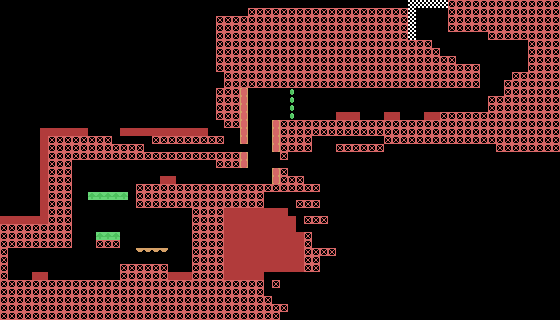

A level layout from a 2D game, rendered from its tile map. Below: a short description, then the map file with its tile-grid data intact:
An orthogonal 70x40 tile map with 8x8 px tiles, 1 tile layer (BackGround) and 1 object (PlayerSpawner).

<map version="1.10" tiledversion="1.11.2" orientation="orthogonal" renderorder="right-down" width="70" height="40" tilewidth="8" tileheight="8" infinite="0" nextlayerid="6" nextobjectid="3">
 <editorsettings>
  <export target="../Data/goodOne.csv" format="csv" />
 </editorsettings>
 <tileset firstgid="1" source="worldTexture.tsx" />
 <layer id="1" name="BackGround" class="Collision Tile Layer" width="70" height="40">
  <data encoding="csv">
0,0,0,0,0,0,0,0,0,0,0,0,0,0,0,0,0,0,0,0,0,0,0,0,0,0,0,0,0,0,0,0,0,0,0,0,0,0,0,0,0,0,0,0,0,0,0,0,0,0,0,16,16,16,16,16,12,12,12,12,12,12,12,12,12,12,12,12,12,12,
0,0,0,0,0,0,0,0,0,0,0,0,0,0,0,0,0,0,0,0,0,0,0,0,0,0,0,0,0,0,0,12,12,12,12,12,12,12,12,12,12,12,12,12,12,12,12,12,12,12,12,16,0,0,0,0,12,12,12,12,12,12,12,12,12,12,12,12,12,12,
0,0,0,0,0,0,0,0,0,0,0,0,0,0,0,0,0,0,0,0,0,0,0,0,0,0,0,12,12,12,12,12,12,12,12,12,12,12,12,12,12,12,12,12,12,12,12,12,12,12,12,16,0,0,0,0,12,12,12,12,12,12,12,12,12,12,12,12,12,12,
0,0,0,0,0,0,0,0,0,0,0,0,0,0,0,0,0,0,0,0,0,0,0,0,0,0,0,12,12,12,12,12,12,12,12,12,12,12,12,12,12,12,12,12,12,12,12,12,12,12,12,16,0,0,0,0,12,12,12,12,12,12,12,12,12,12,12,12,12,12,
0,0,0,0,0,0,0,0,0,0,0,0,0,0,0,0,0,0,0,0,0,0,0,0,0,0,0,12,12,12,12,12,12,12,12,12,12,12,12,12,12,12,12,12,12,12,12,12,12,12,12,16,0,0,0,0,0,0,0,0,0,12,12,12,12,12,12,12,12,12,
0,0,0,0,0,0,0,0,0,0,0,0,0,0,0,0,0,0,0,0,0,0,0,0,0,0,0,12,12,12,12,12,12,12,12,12,12,12,12,12,12,12,12,12,12,12,12,12,12,12,12,12,12,12,0,0,0,0,0,0,0,0,0,0,0,0,12,12,12,12,
0,0,0,0,0,0,0,0,0,0,0,0,0,0,0,0,0,0,0,0,0,0,0,0,0,0,0,12,12,12,12,12,12,12,12,12,12,12,12,12,12,12,12,12,12,12,12,12,12,12,12,12,12,12,12,0,0,0,0,0,0,0,0,0,0,0,12,12,12,12,
0,0,0,0,0,0,0,0,0,0,0,0,0,0,0,0,0,0,0,0,0,0,0,0,0,0,0,12,12,12,12,12,12,12,12,12,12,12,12,12,12,12,12,12,12,12,12,12,12,12,12,12,12,12,12,12,12,0,0,0,0,0,0,0,0,0,12,12,12,12,
0,0,0,0,0,0,0,0,0,0,0,0,0,0,0,0,0,0,0,0,0,0,0,0,0,0,0,12,12,12,12,12,12,12,12,12,12,12,12,12,12,12,12,12,12,12,12,12,12,12,12,12,12,12,12,12,12,12,12,12,0,0,0,0,0,0,12,12,12,12,
0,0,0,0,0,0,0,0,0,0,0,0,0,0,0,0,0,0,0,0,0,0,0,0,0,0,0,0,12,12,12,12,12,12,12,12,12,12,12,12,12,12,12,12,12,12,12,12,12,12,12,12,12,12,12,12,12,12,12,12,0,0,0,0,12,12,12,12,12,12,
0,0,0,0,0,0,0,0,0,0,0,0,0,0,0,0,0,0,0,0,0,0,0,0,0,0,0,0,12,12,12,12,12,12,12,12,12,12,12,12,12,12,12,12,12,12,12,12,12,12,12,12,12,12,12,12,12,12,12,12,0,0,0,12,12,12,12,12,12,12,
0,0,0,0,0,0,0,0,0,0,0,0,0,0,0,0,0,0,0,0,0,0,0,0,0,0,0,12,12,12,2,0,0,0,0,0,18,0,0,0,0,0,0,0,0,0,0,0,0,0,0,0,0,0,0,0,0,0,0,0,0,0,0,12,12,12,12,12,12,12,
0,0,0,0,0,0,0,0,0,0,0,0,0,0,0,0,0,0,0,0,0,0,0,0,0,0,0,12,12,12,2,0,0,0,0,0,18,0,0,0,0,0,0,0,0,0,0,0,0,0,0,0,0,0,0,0,0,0,0,0,0,12,12,12,12,12,12,12,12,12,
0,0,0,0,0,0,0,0,0,0,0,0,0,0,0,0,0,0,0,0,0,0,0,0,0,0,0,12,12,12,2,0,0,0,0,0,18,0,0,0,0,0,0,0,0,0,0,0,0,0,0,0,0,0,0,0,0,0,0,0,0,12,12,12,12,12,12,12,12,12,
0,0,0,0,0,0,0,0,0,0,0,0,0,0,0,0,0,0,0,0,0,0,0,0,0,0,0,12,12,12,2,0,0,0,0,0,18,0,0,0,0,0,19,19,19,0,0,0,19,19,0,0,0,19,19,12,12,12,12,12,12,12,12,12,12,12,12,12,12,12,
0,0,0,0,0,0,0,0,0,0,0,0,0,0,0,0,0,0,0,0,0,0,0,0,0,0,0,0,12,12,2,0,0,0,2,12,12,12,12,12,12,12,12,12,12,12,12,12,12,12,12,12,12,12,12,12,12,12,12,12,12,12,12,12,12,12,12,12,12,12,
0,0,0,0,0,19,19,19,19,19,19,0,0,0,0,19,19,19,19,19,19,19,19,19,19,19,0,0,0,0,2,0,0,0,2,12,12,12,12,12,12,12,12,12,12,12,12,12,12,12,12,12,12,12,12,12,12,12,12,12,12,12,12,12,12,12,12,12,12,12,
0,0,0,0,0,19,12,12,12,12,12,12,12,12,0,0,0,0,0,12,12,12,12,12,12,12,12,12,0,0,2,0,0,0,2,12,12,12,12,0,0,0,0,0,0,0,0,0,12,12,12,12,12,12,12,12,12,12,12,12,12,12,12,12,12,12,12,12,12,12,
0,0,0,0,0,19,12,12,12,12,12,12,12,12,12,12,12,12,0,0,0,0,0,0,0,0,0,0,0,0,0,0,0,0,2,12,12,12,12,0,0,0,12,12,12,12,12,12,0,0,0,0,0,0,0,0,0,0,0,0,0,0,12,12,12,12,12,12,12,12,
0,0,0,0,0,19,12,12,12,12,12,12,12,12,12,12,12,12,12,12,12,12,12,12,12,12,12,12,12,12,2,0,0,0,0,12,0,0,0,0,0,0,0,0,0,0,0,0,0,0,0,0,0,0,0,0,0,0,0,0,0,0,0,0,0,0,0,0,0,0,
0,0,0,0,0,19,12,12,12,0,0,0,0,0,0,0,0,0,0,0,0,0,0,0,0,0,0,12,12,12,2,0,0,0,0,0,0,0,0,0,0,0,0,0,0,0,0,0,0,0,0,0,0,0,0,0,0,0,0,0,0,0,0,0,0,0,0,0,0,0,
0,0,0,0,0,19,12,12,12,0,0,0,0,0,0,0,0,0,0,0,0,0,0,0,0,0,0,0,0,0,0,0,0,0,2,12,0,0,0,0,0,0,0,0,0,0,0,0,0,0,0,0,0,0,0,0,0,0,0,0,0,0,0,0,0,0,0,0,0,0,
0,0,0,0,0,19,12,12,12,0,0,0,0,0,0,0,0,0,0,0,19,19,0,0,0,0,0,0,0,0,0,0,0,0,2,12,12,12,0,0,0,0,0,0,0,0,0,0,0,0,0,0,0,0,0,0,0,0,0,0,0,0,0,0,0,0,0,0,0,0,
0,0,0,0,0,19,12,12,12,0,0,0,0,0,0,0,0,12,12,12,12,12,12,12,12,12,12,12,12,12,12,12,12,12,12,12,12,12,12,12,0,0,0,0,0,0,0,0,0,0,0,0,0,0,0,0,0,0,0,0,0,0,0,0,0,0,0,0,0,0,
0,0,0,0,0,19,12,12,12,0,0,9,9,9,9,9,0,12,12,12,12,12,12,12,12,12,12,12,12,12,12,12,12,0,0,0,0,0,0,0,0,0,0,0,0,0,0,0,0,0,0,0,0,0,0,0,0,0,0,0,0,0,0,0,0,0,0,0,0,0,
0,0,0,0,0,19,12,12,12,0,0,0,0,0,0,0,0,12,12,12,12,12,12,12,12,12,12,12,12,12,12,12,12,0,0,0,0,12,12,12,0,0,0,0,0,0,0,0,0,0,0,0,0,0,0,0,0,0,0,0,0,0,0,0,0,0,0,0,0,0,
0,0,0,0,0,19,12,12,12,0,0,0,0,0,0,0,0,0,0,0,0,0,0,0,12,12,12,12,19,19,19,19,19,19,19,19,0,0,0,0,0,0,0,0,0,0,0,0,0,0,0,0,0,0,0,0,0,0,0,0,0,0,0,0,0,0,0,0,0,0,
19,19,19,19,19,19,12,12,12,0,0,0,0,0,0,0,0,0,0,0,0,0,0,0,12,12,12,12,19,19,19,19,19,19,19,19,19,0,12,12,12,0,0,0,0,0,0,0,0,0,0,0,0,0,0,0,0,0,0,0,0,0,0,0,0,0,0,0,0,0,
12,12,12,12,12,12,12,12,12,0,0,0,0,0,0,0,0,0,0,0,0,0,0,0,12,12,12,12,19,19,19,19,19,19,19,19,19,0,0,0,0,0,0,0,0,0,0,0,0,0,0,0,0,0,0,0,0,0,0,0,0,0,0,0,0,0,0,0,0,0,
12,12,12,12,12,12,12,12,12,0,0,0,9,9,9,0,0,0,0,0,0,0,0,0,12,12,12,12,19,19,19,19,19,19,19,19,19,19,12,0,0,0,0,0,0,0,0,0,0,0,0,0,0,0,0,0,0,0,0,0,0,0,0,0,0,0,0,0,0,0,
12,12,12,12,12,12,12,12,12,0,0,0,12,12,12,0,0,0,0,0,0,0,0,0,12,12,12,12,19,19,19,19,19,19,19,19,19,19,12,0,0,0,0,0,0,0,0,0,0,0,0,0,0,0,0,0,0,0,0,0,0,0,0,0,0,0,0,0,0,0,
12,0,0,0,0,0,0,0,0,0,0,0,0,0,0,0,0,13,13,13,13,0,0,0,12,12,12,12,19,19,19,19,19,19,19,19,19,19,12,12,12,12,0,0,0,0,0,0,0,0,0,0,0,0,0,0,0,0,0,0,0,0,0,0,0,0,0,0,0,0,
12,0,0,0,0,0,0,0,0,0,0,0,0,0,0,0,0,0,0,0,0,0,0,0,12,12,12,12,19,19,19,19,19,19,19,19,19,19,12,12,0,0,0,0,0,0,0,0,0,0,0,0,0,0,0,0,0,0,0,0,0,0,0,0,0,0,0,0,0,0,
12,0,0,0,0,0,0,0,0,0,0,0,0,0,0,12,12,12,12,12,12,0,0,0,12,12,12,12,19,19,19,19,19,19,19,19,19,19,12,12,0,0,0,0,0,0,0,0,0,0,0,0,0,0,0,0,0,0,0,0,0,0,0,0,0,0,0,0,0,0,
12,0,0,0,19,19,0,0,0,0,0,0,0,0,0,12,12,12,12,12,12,19,19,19,12,12,12,12,19,19,19,19,19,0,0,0,0,0,0,0,0,0,0,0,0,0,0,0,0,0,0,0,0,0,0,0,0,0,0,0,0,0,0,0,0,0,0,0,0,0,
12,12,12,12,12,12,12,12,12,12,12,12,12,12,12,12,12,12,12,12,12,12,12,12,12,12,12,12,12,12,12,12,12,0,12,0,0,0,0,0,0,0,0,0,0,0,0,0,0,0,0,0,0,0,0,0,0,0,0,0,0,0,0,0,0,0,0,0,0,0,
12,12,12,12,12,12,12,12,12,12,12,12,12,12,12,12,12,12,12,12,12,12,12,12,12,12,12,12,12,12,12,12,12,0,0,0,0,0,0,0,0,0,0,0,0,0,0,0,0,0,0,0,0,0,0,0,0,0,0,0,0,0,0,0,0,0,0,0,0,0,
12,12,12,12,12,12,12,12,12,12,12,12,12,12,12,12,12,12,12,12,12,12,12,12,12,12,12,12,12,12,12,12,12,12,0,0,0,0,0,0,0,0,0,0,0,0,0,0,0,0,0,0,0,0,0,0,0,0,0,0,0,0,0,0,0,0,0,0,0,0,
12,12,12,12,12,12,12,12,12,12,12,12,12,12,12,12,12,12,12,12,12,12,12,12,12,12,12,12,12,12,12,12,12,12,12,12,0,0,0,0,0,0,0,0,0,0,0,0,0,0,0,0,0,0,0,0,0,0,0,0,0,0,0,0,0,0,0,0,0,0,
12,12,12,12,12,12,12,12,12,12,12,12,12,12,12,12,12,12,12,12,12,12,12,12,12,12,12,12,12,12,12,12,12,12,12,0,0,0,0,0,0,0,0,0,0,0,0,0,0,0,0,0,0,0,0,0,0,0,0,0,0,0,0,0,0,0,0,0,0,0
</data>
 </layer>
 <objectgroup id="3" name="Capa de Objetos 1" class="Entity Spawner">
  <object id="1" type="PlayerSpawner" x="16" y="272">
   <properties>
    <property name="isVisible" type="bool" value="true" />
   </properties>
   <point />
  </object>
 </objectgroup>
</map>
